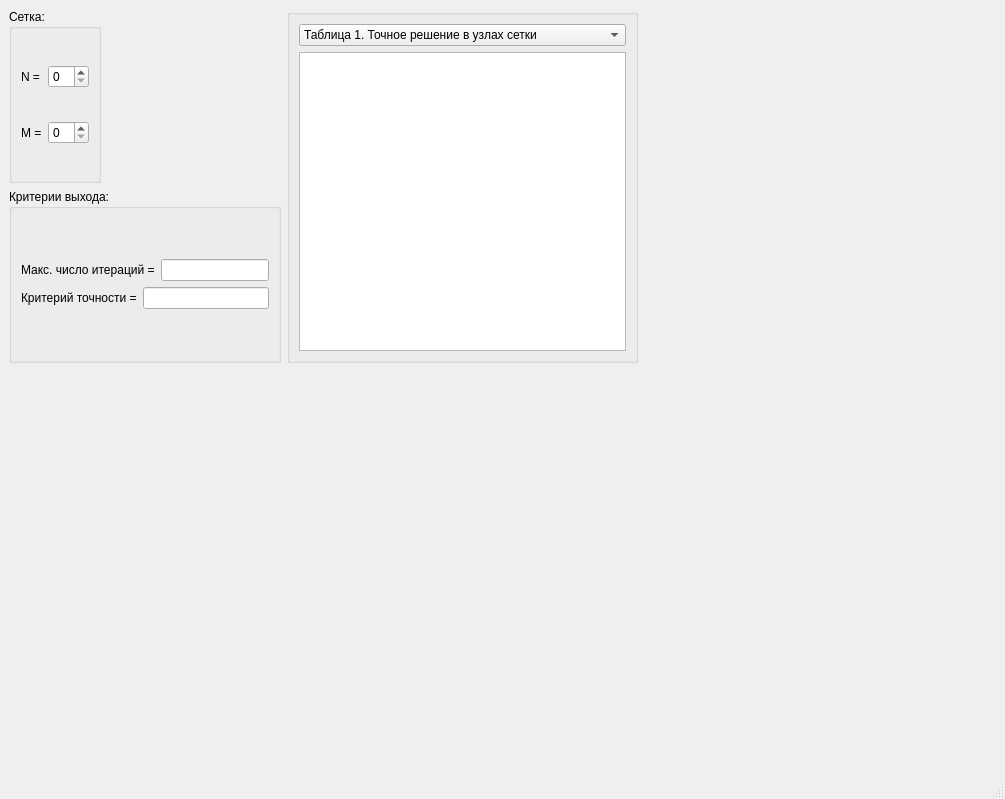
<?xml version="1.0" encoding="UTF-8"?>
<ui version="4.0">
 <class>MainWindow</class>
 <widget class="QMainWindow" name="MainWindow">
  <property name="geometry">
   <rect>
    <x>0</x>
    <y>0</y>
    <width>1005</width>
    <height>799</height>
   </rect>
  </property>
  <property name="windowTitle">
   <string>MainWindow</string>
  </property>
  <widget class="QWidget" name="centralwidget">
   <layout class="QVBoxLayout" name="verticalLayout_9">
    <item>
     <layout class="QVBoxLayout" name="verticalLayout_8">
      <item>
       <layout class="QVBoxLayout" name="verticalLayout_7">
        <item>
         <layout class="QHBoxLayout" name="horizontalLayout_7">
          <item>
           <layout class="QHBoxLayout" name="horizontalLayout_6">
            <item>
             <layout class="QVBoxLayout" name="verticalLayout_6">
              <item>
               <layout class="QHBoxLayout" name="horizontalLayout_5">
                <item>
                 <widget class="QGroupBox" name="groupBox_2">
                  <property name="title">
                   <string>Сетка:</string>
                  </property>
                  <layout class="QVBoxLayout" name="verticalLayout_3">
                   <item>
                    <layout class="QHBoxLayout" name="horizontalLayout_3">
                     <item>
                      <widget class="QLabel" name="label">
                       <property name="text">
                        <string>N =</string>
                       </property>
                      </widget>
                     </item>
                     <item>
                      <widget class="QSpinBox" name="spinBox"/>
                     </item>
                    </layout>
                   </item>
                   <item>
                    <layout class="QHBoxLayout" name="horizontalLayout_4">
                     <item>
                      <widget class="QLabel" name="label_2">
                       <property name="text">
                        <string>M =</string>
                       </property>
                      </widget>
                     </item>
                     <item>
                      <widget class="QSpinBox" name="spinBox_2"/>
                     </item>
                    </layout>
                   </item>
                  </layout>
                 </widget>
                </item>
                <item>
                 <spacer name="horizontalSpacer">
                  <property name="orientation">
                   <enum>Qt::Orientation::Horizontal</enum>
                  </property>
                  <property name="sizeHint" stdset="0">
                   <size>
                    <width>40</width>
                    <height>20</height>
                   </size>
                  </property>
                 </spacer>
                </item>
               </layout>
              </item>
              <item>
               <widget class="QGroupBox" name="groupBox">
                <property name="title">
                 <string>Критерии выхода:</string>
                </property>
                <layout class="QVBoxLayout" name="verticalLayout_2">
                 <item>
                  <layout class="QVBoxLayout" name="verticalLayout">
                   <item>
                    <layout class="QHBoxLayout" name="horizontalLayout_2">
                     <item>
                      <widget class="QLabel" name="label_3">
                       <property name="text">
                        <string>Макс. число итераций =</string>
                       </property>
                      </widget>
                     </item>
                     <item>
                      <widget class="QLineEdit" name="lineEdit"/>
                     </item>
                    </layout>
                   </item>
                   <item>
                    <layout class="QHBoxLayout" name="horizontalLayout">
                     <item>
                      <widget class="QLabel" name="label_4">
                       <property name="text">
                        <string>Критерий точности =</string>
                       </property>
                      </widget>
                     </item>
                     <item>
                      <widget class="QLineEdit" name="lineEdit_2"/>
                     </item>
                    </layout>
                   </item>
                  </layout>
                 </item>
                </layout>
               </widget>
              </item>
             </layout>
            </item>
            <item>
             <widget class="QGroupBox" name="groupBox_3">
              <property name="title">
               <string/>
              </property>
              <layout class="QVBoxLayout" name="verticalLayout_5">
               <item>
                <layout class="QVBoxLayout" name="verticalLayout_4">
                 <item>
                  <widget class="QComboBox" name="comboBox">
                   <item>
                    <property name="text">
                     <string>Таблица 1. Точное решение в узлах сетки</string>
                    </property>
                   </item>
                   <item>
                    <property name="text">
                     <string>Таблица 2. Численное решение в узлах сетки</string>
                    </property>
                   </item>
                   <item>
                    <property name="text">
                     <string>Таблица 3. Разность точного и численного решений</string>
                    </property>
                   </item>
                  </widget>
                 </item>
                 <item>
                  <widget class="QTableWidget" name="tableWidget"/>
                 </item>
                </layout>
               </item>
              </layout>
             </widget>
            </item>
           </layout>
          </item>
          <item>
           <spacer name="horizontalSpacer_2">
            <property name="orientation">
             <enum>Qt::Orientation::Horizontal</enum>
            </property>
            <property name="sizeHint" stdset="0">
             <size>
              <width>40</width>
              <height>20</height>
             </size>
            </property>
           </spacer>
          </item>
         </layout>
        </item>
        <item>
         <layout class="QHBoxLayout" name="horizontalLayout_8">
          <item>
           <widget class="QWidget" name="Graphic" native="true"/>
          </item>
          <item>
           <spacer name="horizontalSpacer_3">
            <property name="orientation">
             <enum>Qt::Orientation::Horizontal</enum>
            </property>
            <property name="sizeHint" stdset="0">
             <size>
              <width>40</width>
              <height>20</height>
             </size>
            </property>
           </spacer>
          </item>
         </layout>
        </item>
       </layout>
      </item>
      <item>
       <spacer name="verticalSpacer">
        <property name="orientation">
         <enum>Qt::Orientation::Vertical</enum>
        </property>
        <property name="sizeHint" stdset="0">
         <size>
          <width>20</width>
          <height>40</height>
         </size>
        </property>
       </spacer>
      </item>
     </layout>
    </item>
   </layout>
  </widget>
  <widget class="QMenuBar" name="menubar">
   <property name="geometry">
    <rect>
     <x>0</x>
     <y>0</y>
     <width>1005</width>
     <height>24</height>
    </rect>
   </property>
  </widget>
  <widget class="QStatusBar" name="statusbar"/>
 </widget>
 <resources/>
 <connections/>
</ui>
